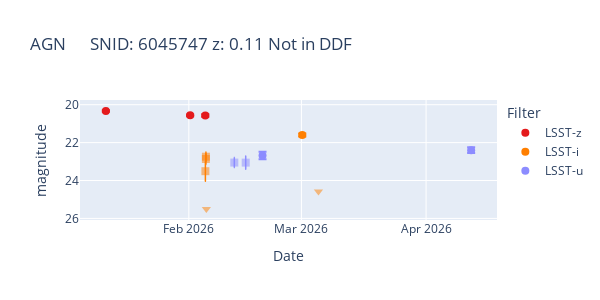
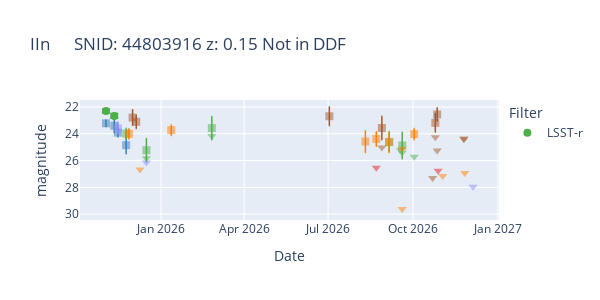
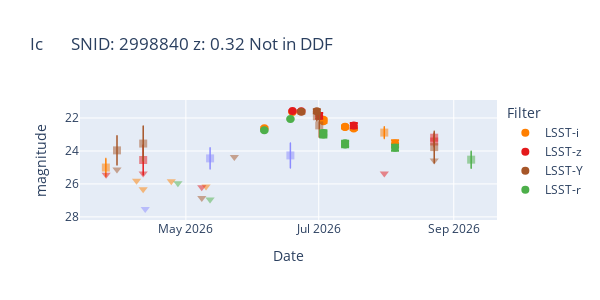
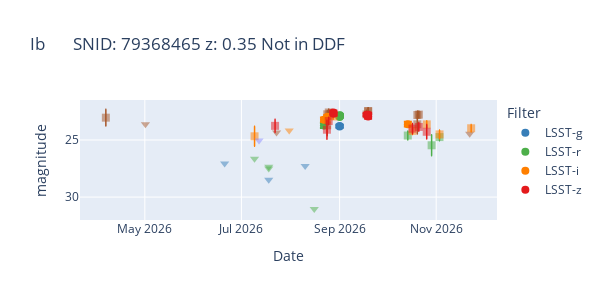

Notebook source saved alongside these figures, in order:
### Code cell
print("Plotting light curves for each SN type with >5 photometric points...")
print("Circles = SNR > 5, Squares = 1 < SNR < 5, Triangles = SNR < 1")
for sn_type in df_header['SN_TYPE_FROM_PATH'].unique():
    # Get SNIDs of this type
    snids = df_header[df_header['SN_TYPE_FROM_PATH'] == sn_type]['SNID'].values
    
    # Loop over SNIDs until one has >5 photometric points
    for idx in snids:
        if len(df_phot[df_phot['SNID'] == idx]) > 5:
            print(f"Plotting SN_TYPE {sn_type}, SNID {idx}")
            plot_lc(df_phot, df_header, idx, inmag=True, convert_date=True)
            break  # Stop after first successful plot
    else:
        print(f"No suitable SNID with >5 points found for type {sn_type}")

### Figure 1 — Plotly figure (JSON) as saved in the notebook; plotly's stock layout.template omitted (floating-point values rounded to 4 significant figures)
{"data": [{"error_y": {"array": [0.03417, 0.04502, 0.06521], "type": "data", "visible": true}, "marker": {"color": "#e41a1c", "opacity": 1, "size": 8, "symbol": "circle"}, "mode": "markers", "name": "LSST-z", "showlegend": true, "type": "scatter", "x": ["2026-01-11T08:45:18.720000", "2026-02-01T07:55:29.279999", "2026-02-05T02:14:12.480000"], "y": [20.33, 20.56, 20.57]}, {"error_y": {"array": [], "thickness": 1.5, "type": "data", "visible": true, "width": 0.5}, "marker": {"color": "#e41a1c", "opacity": 0.5, "size": 8, "symbol": "square"}, "mode": "markers", "showlegend": false, "type": "scatter", "x": [], "y": []}, {"marker": {"color": "#e41a1c", "opacity": 0.5, "size": 8, "symbol": "triangle-down"}, "mode": "markers", "showlegend": false, "type": "scatter", "x": [], "y": []}, {"error_y": {"array": [0.07958], "type": "data", "visible": true}, "marker": {"color": "#ff7f00", "opacity": 1, "size": 8, "symbol": "circle"}, "mode": "markers", "name": "LSST-i", "showlegend": true, "type": "scatter", "x": ["2026-03-01T05:00:31.680000"], "y": [21.6]}, {"error_y": {"array": [0.5264, 0.2741, 0.2421], "thickness": 1.5, "type": "data", "visible": true, "width": 0.5}, "marker": {"color": "#ff7f00", "opacity": 0.5, "size": 8, "symbol": "square"}, "mode": "markers", "showlegend": false, "type": "scatter", "x": ["2026-02-05T02:49:46.559999", "2026-02-05T05:43:26.400000", "2026-02-05T06:01:43.680000"], "y": [23.51, 22.86, 22.74]}, {"marker": {"color": "#ff7f00", "opacity": 0.5, "size": 8, "symbol": "triangle-down"}, "mode": "markers", "showlegend": false, "type": "scatter", "x": ["2026-02-05T08:35:57.120000", "2026-03-05T05:35:48.480000"], "y": [25.5, 24.59]}, {"error_y": {"array": [0.1956, 0.1552], "type": "data", "visible": true}, "marker": {"color": "#8c8cff", "opacity": 1, "size": 8, "symbol": "circle"}, "mode": "markers", "name": "LSST-u", "showlegend": true, "type": "scatter", "x": ["2026-02-19T07:55:03.359999", "2026-04-12T04:55:46.560000"], "y": [22.68, 22.4]}, {"error_y": {"array": [0.2639, 0.3444], "thickness": 1.5, "type": "data", "visible": true, "width": 0.5}, "marker": {"color": "#8c8cff", "opacity": 0.5, "size": 8, "symbol": "square"}, "mode": "markers", "showlegend": false, "type": "scatter", "x": ["2026-02-12T07:27:07.200000", "2026-02-15T03:31:58.080000"], "y": [23.05, 23.06]}, {"marker": {"color": "#8c8cff", "opacity": 0.5, "size": 8, "symbol": "triangle-down"}, "mode": "markers", "showlegend": false, "type": "scatter", "x": [], "y": []}], "layout": {"height": 300, "legend": {"title": {"text": "Filter"}}, "title": {"text": "AGN      SNID: 6045747 z: 0.11 Not in DDF"}, "width": 600, "xaxis": {"title": {"text": "Date"}}, "yaxis": {"autorange": "reversed", "title": {"text": "magnitude"}}}}

### Figure 2 — Plotly figure (JSON) as saved in the notebook; plotly's stock layout.template omitted (floating-point values rounded to 4 significant figures)
{"data": [{"error_y": {"array": [], "type": "data", "visible": true}, "marker": {"color": "#377eb8", "opacity": 1, "size": 8, "symbol": "circle"}, "mode": "markers", "name": "LSST-g", "showlegend": true, "type": "scatter", "x": [], "y": []}, {"error_y": {"array": [0.2451, 0.5267, 0.3252, 0.6368], "thickness": 1.5, "type": "data", "visible": true, "width": 0.5}, "marker": {"color": "#377eb8", "opacity": 0.5, "size": 8, "symbol": "square"}, "mode": "markers", "showlegend": false, "type": "scatter", "x": ["2025-11-02T06:47:39.840000", "2025-11-11T07:24:31.680000", "2025-11-15T04:35:02.400000", "2025-11-24T03:45:47.519999"], "y": [23.22, 23.4, 23.92, 24.85]}, {"marker": {"color": "#377eb8", "opacity": 0.5, "size": 8, "symbol": "triangle-down"}, "mode": "markers", "showlegend": false, "type": "scatter", "x": [], "y": []}, {"error_y": {"array": [0.1223, 0.1593], "type": "data", "visible": true}, "marker": {"color": "#4daf4a", "opacity": 1, "size": 8, "symbol": "circle"}, "mode": "markers", "name": "LSST-r", "showlegend": true, "type": "scatter", "x": ["2025-11-02T07:22:13.439999", "2025-11-11T06:49:58.079999"], "y": [22.3, 22.67]}, {"error_y": {"array": [0.3942, 0.8701, 0.8701, 0.7056, 0.9885], "thickness": 1.5, "type": "data", "visible": true, "width": 0.5}, "marker": {"color": "#4daf4a", "opacity": 0.5, "size": 8, "symbol": "square"}, "mode": "markers", "showlegend": false, "type": "scatter", "x": ["2025-11-24T04:21:12.960000", "2025-12-16T02:50:47.040000", "2026-02-25T00:25:29.279999", "2026-09-05T04:44:06.720000", "2026-09-19T08:32:47.039999"], "y": [23.98, 25.23, 23.58, 24.63, 24.87]}, {"marker": {"color": "#4daf4a", "opacity": 0.5, "size": 8, "symbol": "triangle-down"}, "mode": "markers", "showlegend": false, "type": "scatter", "x": ["2025-12-16T02:50:12.479999", "2026-02-25T00:29:57.119999", "2026-09-17T08:38:24", "2026-09-19T08:34:04.800000", "2026-10-02T07:23:05.279999"], "y": [25.83, 24.17, 25.23, 25.39, 25.71]}, {"error_y": {"array": [], "type": "data", "visible": true}, "marker": {"color": "#8c8cff", "opacity": 1, "size": 8, "symbol": "circle"}, "mode": "markers", "name": "LSST-u", "showlegend": true, "type": "scatter", "x": [], "y": []}, {"error_y": {"array": [0.4487], "thickness": 1.5, "type": "data", "visible": true, "width": 0.5}, "marker": {"color": "#8c8cff", "opacity": 0.5, "size": 8, "symbol": "square"}, "mode": "markers", "showlegend": false, "type": "scatter", "x": ["2025-11-15T05:11:02.400000"], "y": [23.59]}, {"marker": {"color": "#8c8cff", "opacity": 0.5, "size": 8, "symbol": "triangle-down"}, "mode": "markers", "showlegend": false, "type": "scatter", "x": ["2025-12-16T03:26:55.680000", "2026-12-05T02:27:27.360000"], "y": [26.14, 27.95]}, {"error_y": {"array": [], "type": "data", "visible": true}, "marker": {"color": "#ff7f00", "opacity": 1, "size": 8, "symbol": "circle"}, "mode": "markers", "name": "LSST-i", "showlegend": true, "type": "scatter", "x": [], "y": []}, {"error_y": {"array": [0.379, 0.3912, 0.8127, 0.542, 0.7868, 0.4185], "thickness": 1.5, "type": "data", "visible": true, "width": 0.5}, "marker": {"color": "#ff7f00", "opacity": 0.5, "size": 8, "symbol": "square"}, "mode": "markers", "showlegend": false, "type": "scatter", "x": ["2025-11-27T04:23:22.560000", "2026-01-12T01:19:12", "2026-08-10T10:12:43.199999", "2026-08-22T05:56:15.360000", "2026-09-05T05:14:38.400000", "2026-10-02T06:48:05.760000"], "y": [24.01, 23.73, 24.58, 24.39, 24.61, 24.02]}, {"marker": {"color": "#ff7f00", "opacity": 0.5, "size": 8, "symbol": "triangle-down"}, "mode": "markers", "showlegend": false, "type": "scatter", "x": ["2025-12-09T04:52:45.120000", "2026-09-19T07:57:38.880000", "2026-09-19T07:58:56.640000", "2026-11-02T05:10:36.480000", "2026-11-26T03:23:02.400000"], "y": [26.67, 25.12, 29.61, 27.15, 26.92]}, {"error_y": {"array": [], "type": "data", "visible": true}, "marker": {"color": "#a65628", "opacity": 1, "size": 8, "symbol": "circle"}, "mode": "markers", "name": "LSST-Y", "showlegend": true, "type": "scatter", "x": [], "y": []}, {"error_y": {"array": [0.5731, 0.4938, 0.7008, 0.8714, 0.6903, 0.4955], "thickness": 1.5, "type": "data", "visible": true, "width": 0.5}, "marker": {"color": "#a65628", "opacity": 0.5, "size": 8, "symbol": "square"}, "mode": "markers", "showlegend": false, "type": "scatter", "x": ["2025-12-01T03:46:48", "2025-12-05T02:38:49.920000", "2026-07-02T08:40:59.520000", "2026-08-28T06:25:55.199999", "2026-10-25T05:23:51.360000", "2026-10-27T05:38:58.559999"], "y": [22.79, 23.11, 22.69, 23.57, 23.18, 22.56]}, {"marker": {"color": "#a65628", "opacity": 0.5, "size": 8, "symbol": "triangle-down"}, "mode": "markers", "showlegend": false, "type": "scatter", "x": ["2026-08-28T06:26:38.399999", "2026-10-22T06:06:20.159999", "2026-10-25T05:56:49.919999", "2026-10-27T05:05:34.080000", "2026-11-25T03:39:01.440000", "2026-11-25T04:12:00"], "y": [25.02, 27.31, 24.26, 25.26, 24.4, 24.35]}, {"error_y": {"array": [], "type": "data", "visible": true}, "marker": {"color": "#e41a1c", "opacity": 1, "size": 8, "symbol": "circle"}, "mode": "markers", "name": "LSST-z", "showlegend": true, "type": "scatter", "x": [], "y": []}, {"error_y": {"array": [], "thickness": 1.5, "type": "data", "visible": true, "width": 0.5}, "marker": {"color": "#e41a1c", "opacity": 0.5, "size": 8, "symbol": "square"}, "mode": "markers", "showlegend": false, "type": "scatter", "x": [], "y": []}, {"marker": {"color": "#e41a1c", "opacity": 0.5, "size": 8, "symbol": "triangle-down"}, "mode": "markers", "showlegend": false, "type": "scatter", "x": ["2026-08-22T06:32:24", "2026-10-28T05:49:03.360000"], "y": [26.53, 26.75]}], "layout": {"height": 300, "legend": {"title": {"text": "Filter"}}, "title": {"text": "IIn      SNID: 44803916 z: 0.15 Not in DDF"}, "width": 600, "xaxis": {"title": {"text": "Date"}}, "yaxis": {"autorange": "reversed", "title": {"text": "magnitude"}}}}

### Figure 3 — Plotly figure (JSON) as saved in the notebook; plotly's stock layout.template omitted (floating-point values rounded to 4 significant figures)
{"data": [{"error_y": {"array": [0.06353, 0.04438, 0.1038, 0.09191, 0.07151, 0.08233, 0.1024, 0.194], "type": "data", "visible": true}, "marker": {"color": "#ff7f00", "opacity": 1, "size": 8, "symbol": "circle"}, "mode": "markers", "name": "LSST-i", "showlegend": true, "type": "scatter", "x": ["2026-06-06T01:14:44.160000", "2026-06-18T22:58:30.720000", "2026-07-03T03:45:47.519999", "2026-07-03T03:48:23.040000", "2026-07-13T02:10:19.199999", "2026-07-13T02:11:02.400000", "2026-07-17T01:53:02.400000", "2026-08-05T01:24:40.320000"], "y": [22.62, 21.63, 22.19, 22.11, 22.55, 22.54, 22.63, 23.55]}, {"error_y": {"array": [0.5417, 0.351], "thickness": 1.5, "type": "data", "visible": true, "width": 0.5}, "marker": {"color": "#ff7f00", "opacity": 0.5, "size": 8, "symbol": "square"}, "mode": "markers", "showlegend": false, "type": "scatter", "x": ["2026-03-25T06:22:01.920000", "2026-07-31T02:18:48.960000"], "y": [25.01, 22.89]}, {"marker": {"color": "#ff7f00", "opacity": 0.5, "size": 8, "symbol": "triangle-down"}, "mode": "markers", "showlegend": false, "type": "scatter", "x": ["2026-04-08T08:45:10.079999", "2026-04-11T09:18:25.919999", "2026-04-24T07:30:43.200000", "2026-05-10T06:21:01.440000"], "y": [25.81, 26.32, 25.84, 26.16]}, {"error_y": {"array": [0.05007, 0.05469, 0.1747, 0.157], "type": "data", "visible": true}, "marker": {"color": "#e41a1c", "opacity": 1, "size": 8, "symbol": "circle"}, "mode": "markers", "name": "LSST-z", "showlegend": true, "type": "scatter", "x": ["2026-06-18T23:14:38.400000", "2026-06-22T23:52:04.800000", "2026-07-01T05:07:00.479999", "2026-07-17T02:28:01.920000"], "y": [21.57, 21.58, 21.87, 22.46]}, {"error_y": {"array": [0.9146, 0.32, 0.266], "thickness": 1.5, "type": "data", "visible": true, "width": 0.5}, "marker": {"color": "#e41a1c", "opacity": 0.5, "size": 8, "symbol": "square"}, "mode": "markers", "showlegend": false, "type": "scatter", "x": ["2026-04-11T09:40:53.760000", "2026-08-23T00:12:05.760000", "2026-08-23T00:12:40.320000"], "y": [24.55, 23.43, 23.19]}, {"marker": {"color": "#e41a1c", "opacity": 0.5, "size": 8, "symbol": "triangle-down"}, "mode": "markers", "showlegend": false, "type": "scatter", "x": ["2026-03-25T09:09:04.320000", "2026-04-11T09:35:08.160000", "2026-05-08T07:06:57.599999", "2026-07-31T02:53:39.840000"], "y": [25.45, 25.36, 26.2, 25.36]}, {"error_y": {"array": [0.1039, 0.1236], "type": "data", "visible": true}, "marker": {"color": "#a65628", "opacity": 1, "size": 8, "symbol": "circle"}, "mode": "markers", "name": "LSST-Y", "showlegend": true, "type": "scatter", "x": ["2026-06-23T00:27:47.520000", "2026-06-30T03:12:05.760000"], "y": [21.63, 21.59]}, {"error_y": {"array": [0.8805, 1.063, 0.2864, 0.7267, 0.9683], "thickness": 1.5, "type": "data", "visible": true, "width": 0.5}, "marker": {"color": "#a65628", "opacity": 0.5, "size": 8, "symbol": "square"}, "mode": "markers", "showlegend": false, "type": "scatter", "x": ["2026-03-30T09:10:39.360000", "2026-04-11T09:57:36", "2026-06-30T03:45:04.320000", "2026-07-01T05:42:25.920000", "2026-08-23T00:46:56.640000"], "y": [23.96, 23.55, 21.89, 22.45, 23.77]}, {"marker": {"color": "#a65628", "opacity": 0.5, "size": 8, "symbol": "triangle-down"}, "mode": "markers", "showlegend": false, "type": "scatter", "x": ["2026-03-30T08:55:49.440000", "2026-05-08T07:41:48.479999", "2026-05-23T06:21:18.719999", "2026-08-23T00:47:31.200000"], "y": [25.12, 26.86, 24.37, 24.58]}, {"error_y": {"array": [], "type": "data", "visible": true}, "marker": {"color": "#8c8cff", "opacity": 1, "size": 8, "symbol": "circle"}, "mode": "markers", "name": "LSST-u", "showlegend": true, "type": "scatter", "x": [], "y": []}, {"error_y": {"array": [0.6417, 0.76], "thickness": 1.5, "type": "data", "visible": true, "width": 0.5}, "marker": {"color": "#8c8cff", "opacity": 0.5, "size": 8, "symbol": "square"}, "mode": "markers", "showlegend": false, "type": "scatter", "x": ["2026-05-12T03:09:21.600000", "2026-06-17T23:36:05.759999"], "y": [24.45, 24.27]}, {"marker": {"color": "#8c8cff", "opacity": 0.5, "size": 8, "symbol": "triangle-down"}, "mode": "markers", "showlegend": false, "type": "scatter", "x": ["2026-04-12T08:25:52.320000"], "y": [27.52]}, {"error_y": {"array": [0.05694, 0.0363, 0.1772, 0.1666, 0.1636, 0.1575, 0.1837], "type": "data", "visible": true}, "marker": {"color": "#4daf4a", "opacity": 1, "size": 8, "symbol": "circle"}, "mode": "markers", "name": "LSST-r", "showlegend": true, "type": "scatter", "x": ["2026-06-06T00:39:44.640000", "2026-06-18T00:13:58.080000", "2026-07-03T03:11:05.280000", "2026-07-03T03:13:40.800000", "2026-07-13T02:45:01.440000", "2026-07-13T02:45:44.640000", "2026-08-05T00:49:40.800000"], "y": [22.75, 22.06, 23.0, 22.9, 23.61, 23.54, 23.8]}, {"error_y": {"array": [0.5147], "thickness": 1.5, "type": "data", "visible": true, "width": 0.5}, "marker": {"color": "#4daf4a", "opacity": 0.5, "size": 8, "symbol": "square"}, "mode": "markers", "showlegend": false, "type": "scatter", "x": ["2026-09-08T23:40:24.960000"], "y": [24.53]}, {"marker": {"color": "#4daf4a", "opacity": 0.5, "size": 8, "symbol": "triangle-down"}, "mode": "markers", "showlegend": false, "type": "scatter", "x": ["2026-04-27T08:29:28.319999", "2026-05-12T02:37:06.240000"], "y": [25.96, 26.95]}], "layout": {"height": 300, "legend": {"title": {"text": "Filter"}}, "title": {"text": "Ic       SNID: 2998840 z: 0.32 Not in DDF"}, "width": 600, "xaxis": {"title": {"text": "Date"}}, "yaxis": {"autorange": "reversed", "title": {"text": "magnitude"}}}}

### Figure 4 — Plotly figure (JSON) as saved in the notebook; plotly's stock layout.template omitted (floating-point values rounded to 4 significant figures)
{"data": [{"error_y": {"array": [], "type": "data", "visible": true}, "marker": {"color": "#a65628", "opacity": 1, "size": 8, "symbol": "circle"}, "mode": "markers", "name": "LSST-Y", "showlegend": true, "type": "scatter", "x": [], "y": []}, {"error_y": {"array": [0.7342, 0.9067, 0.3354, 0.3083, 0.3673, 0.3144, 0.2771, 0.8528, 0.3505, 0.324], "thickness": 1.5, "type": "data", "visible": true, "width": 0.5}, "marker": {"color": "#a65628", "opacity": 0.5, "size": 8, "symbol": "square"}, "mode": "markers", "showlegend": false, "type": "scatter", "x": ["2026-04-06T09:25:12", "2026-08-24T04:19:46.559999", "2026-08-24T04:52:45.120000", "2026-08-25T03:52:16.320000", "2026-09-18T00:15:33.119999", "2026-09-19T00:42:28.799999", "2026-09-19T00:43:03.360000", "2026-10-20T01:46:59.520000", "2026-10-20T02:19:58.079999", "2026-10-21T01:14:35.520000"], "y": [23.04, 23.71, 22.75, 22.59, 22.76, 22.49, 22.46, 23.62, 22.81, 22.77]}, {"marker": {"color": "#a65628", "opacity": 0.5, "size": 8, "symbol": "triangle-down"}, "mode": "markers", "showlegend": false, "type": "scatter", "x": ["2026-05-01T09:32:58.560000", "2026-07-23T04:22:22.080000", "2026-11-22T02:52:13.439999"], "y": [23.63, 24.34, 24.45]}, {"error_y": {"array": [0.1268, 0.1311], "type": "data", "visible": true}, "marker": {"color": "#377eb8", "opacity": 1, "size": 8, "symbol": "circle"}, "mode": "markers", "name": "LSST-g", "showlegend": true, "type": "scatter", "x": ["2026-08-31T23:58:50.879999", "2026-08-31T23:59:25.440000"], "y": [23.81, 23.78]}, {"error_y": {"array": [], "thickness": 1.5, "type": "data", "visible": true, "width": 0.5}, "marker": {"color": "#377eb8", "opacity": 0.5, "size": 8, "symbol": "square"}, "mode": "markers", "showlegend": false, "type": "scatter", "x": [], "y": []}, {"marker": {"color": "#377eb8", "opacity": 0.5, "size": 8, "symbol": "triangle-down"}, "mode": "markers", "showlegend": false, "type": "scatter", "x": ["2026-06-20T09:50:06.720000", "2026-07-18T05:34:04.800000", "2026-08-10T05:53:57.119999"], "y": [27.05, 28.47, 27.28]}, {"error_y": {"array": [0.2098, 0.05961, 0.0704, 0.08996, 0.09429], "type": "data", "visible": true}, "marker": {"color": "#4daf4a", "opacity": 1, "size": 8, "symbol": "circle"}, "mode": "markers", "name": "LSST-r", "showlegend": true, "type": "scatter", "x": ["2026-08-22T02:23:51.360000", "2026-09-01T00:33:24.480000", "2026-09-01T00:34:07.679999", "2026-09-01T05:44:00.959999", "2026-09-01T05:44:35.520000"], "y": [23.73, 22.84, 22.99, 22.84, 22.92]}, {"error_y": {"array": [0.393, 0.9171, 0.32], "thickness": 1.5, "type": "data", "visible": true, "width": 0.5}, "marker": {"color": "#4daf4a", "opacity": 0.5, "size": 8, "symbol": "square"}, "mode": "markers", "showlegend": false, "type": "scatter", "x": ["2026-10-14T01:36:46.079999", "2026-10-29T02:30:28.800000", "2026-11-03T01:54:20.160000"], "y": [24.61, 25.46, 24.74]}, {"marker": {"color": "#4daf4a", "opacity": 0.5, "size": 8, "symbol": "triangle-down"}, "mode": "markers", "showlegend": false, "type": "scatter", "x": ["2026-07-09T06:38:00.960000", "2026-07-18T06:07:37.919999", "2026-07-18T06:08:55.680000", "2026-08-15T23:47:19.679999"], "y": [26.63, 27.34, 27.49, 31.04]}, {"error_y": {"array": [0.1873, 0.1472, 0.2149], "type": "data", "visible": true}, "marker": {"color": "#ff7f00", "opacity": 1, "size": 8, "symbol": "circle"}, "mode": "markers", "name": "LSST-i", "showlegend": true, "type": "scatter", "x": ["2026-08-22T02:58:50.879999", "2026-08-24T05:48:02.880000", "2026-10-14T02:11:36.959999"], "y": [23.22, 22.97, 23.61]}, {"error_y": {"array": [0.8818, 0.2318, 0.2408, 0.3109, 0.3265, 0.3818, 0.3349], "thickness": 1.5, "type": "data", "visible": true, "width": 0.5}, "marker": {"color": "#ff7f00", "opacity": 0.5, "size": 8, "symbol": "square"}, "mode": "markers", "showlegend": false, "type": "scatter", "x": ["2026-07-09T07:12:43.199999", "2026-08-24T00:44:55.679999", "2026-08-28T00:13:49.439999", "2026-10-17T01:21:56.160000", "2026-10-26T01:05:22.560000", "2026-11-03T02:29:02.399999", "2026-11-23T01:39:21.600000"], "y": [24.67, 23.21, 22.94, 24.2, 23.63, 24.51, 23.97]}, {"marker": {"color": "#ff7f00", "opacity": 0.5, "size": 8, "symbol": "triangle-down"}, "mode": "markers", "showlegend": false, "type": "scatter", "x": ["2026-07-31T04:29:34.080000"], "y": [24.16]}, {"error_y": {"array": [], "type": "data", "visible": true}, "marker": {"color": "#8c8cff", "opacity": 1, "size": 8, "symbol": "circle"}, "mode": "markers", "name": "LSST-u", "showlegend": true, "type": "scatter", "x": [], "y": []}, {"error_y": {"array": [], "thickness": 1.5, "type": "data", "visible": true, "width": 0.5}, "marker": {"color": "#8c8cff", "opacity": 0.5, "size": 8, "symbol": "square"}, "mode": "markers", "showlegend": false, "type": "scatter", "x": [], "y": []}, {"marker": {"color": "#8c8cff", "opacity": 0.5, "size": 8, "symbol": "triangle-down"}, "mode": "markers", "showlegend": false, "type": "scatter", "x": ["2026-07-12T03:04:01.920000"], "y": [25.05]}, {"error_y": {"array": [0.1695, 0.1713, 0.1351, 0.2017, 0.1745], "type": "data", "visible": true}, "marker": {"color": "#e41a1c", "opacity": 1, "size": 8, "symbol": "circle"}, "mode": "markers", "name": "LSST-z", "showlegend": true, "type": "scatter", "x": ["2026-08-28T00:48:40.319999", "2026-08-28T04:49:00.480000", "2026-09-18T00:50:41.279999", "2026-09-19T00:07:29.280000", "2026-09-19T00:08:12.480000"], "y": [22.59, 22.7, 22.79, 22.94, 22.78]}, {"error_y": {"array": [0.585, 0.8349, 0.3374, 0.4561, 0.3786, 0.6356], "thickness": 1.5, "type": "data", "visible": true, "width": 0.5}, "marker": {"color": "#e41a1c", "opacity": 0.5, "size": 8, "symbol": "square"}, "mode": "markers", "showlegend": false, "type": "scatter", "x": ["2026-07-22T06:00:17.280000", "2026-08-24T00:10:13.440000", "2026-08-25T03:17:25.440000", "2026-10-17T00:47:05.280000", "2026-10-21T00:38:52.800000", "2026-10-26T00:29:31.200000"], "y": [23.76, 24.1, 23.34, 24.0, 23.86, 24.28]}, {"marker": {"color": "#e41a1c", "opacity": 0.5, "size": 8, "symbol": "triangle-down"}, "mode": "markers", "showlegend": false, "type": "scatter", "x": [], "y": []}], "layout": {"height": 300, "legend": {"title": {"text": "Filter"}}, "title": {"text": "Ib       SNID: 79368465 z: 0.35 Not in DDF"}, "width": 600, "xaxis": {"title": {"text": "Date"}}, "yaxis": {"autorange": "reversed", "title": {"text": "magnitude"}}}}
